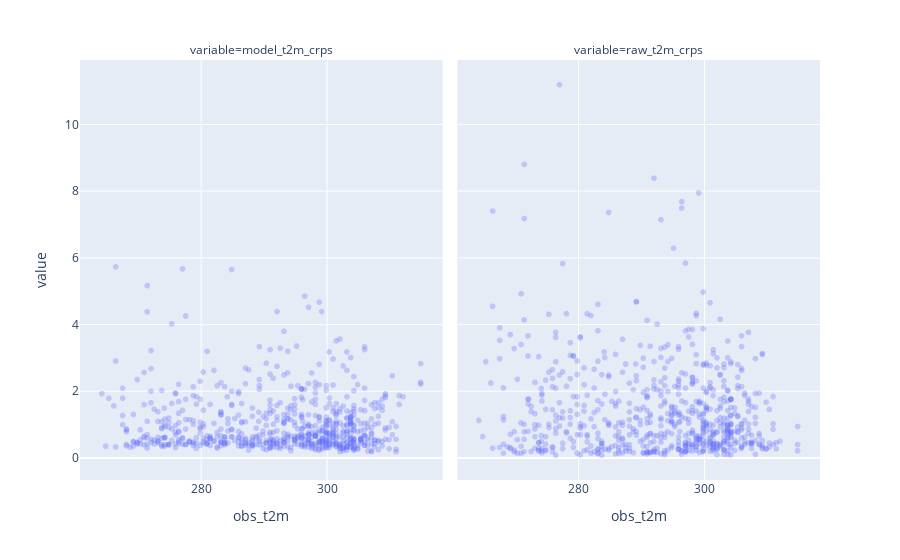

Here is the notebook cell this chart was saved with:
### Code cell
px.scatter(data_frame=wld_melt, x='obs_t2m', y='value', facet_col='variable', opacity=0.3)

### Figure 1 — Plotly figure (JSON) as saved in the notebook; plotly's stock layout.template omitted (floating-point values rounded to 4 significant figures; data arrays with more than 128 entries replaced by an {"elided": "..."} marker saying what was removed)
{"data": [{"hovertemplate": "variable=model_t2m_crps<br>obs_t2m=%{x}<br>value=%{y}<extra></extra>", "legendgroup": "", "marker": {"color": "#636efa", "opacity": 0.3, "symbol": "circle"}, "mode": "markers", "name": "", "showlegend": false, "type": "scattergl", "x": {"elided": "687 float values"}, "xaxis": "x", "y": {"elided": "687 float values"}, "yaxis": "y"}, {"hovertemplate": "variable=raw_t2m_crps<br>obs_t2m=%{x}<br>value=%{y}<extra></extra>", "legendgroup": "", "marker": {"color": "#636efa", "opacity": 0.3, "symbol": "circle"}, "mode": "markers", "name": "", "showlegend": false, "type": "scattergl", "x": {"elided": "687 float values"}, "xaxis": "x2", "y": {"elided": "687 float values"}, "yaxis": "y2"}], "layout": {"annotations": [{"font": {}, "showarrow": false, "text": "variable=model_t2m_crps", "x": 0.245, "xanchor": "center", "xref": "paper", "y": 1, "yanchor": "bottom", "yref": "paper"}, {"font": {}, "showarrow": false, "text": "variable=raw_t2m_crps", "x": 0.755, "xanchor": "center", "xref": "paper", "y": 1, "yanchor": "bottom", "yref": "paper"}], "autosize": true, "legend": {"tracegroupgap": 0}, "margin": {"t": 60}, "xaxis": {"anchor": "y", "autorange": true, "domain": [0, 0.49], "range": [260.6, 318.5], "title": {"text": "obs_t2m"}, "type": "linear"}, "xaxis2": {"anchor": "y2", "autorange": true, "domain": [0.51, 1], "matches": "x", "range": [260.6, 318.5], "title": {"text": "obs_t2m"}, "type": "linear"}, "yaxis": {"anchor": "x", "autorange": true, "domain": [0, 1], "range": [-0.7804, 12.05], "title": {"text": "value"}, "type": "linear"}, "yaxis2": {"anchor": "x2", "autorange": true, "domain": [0, 1], "matches": "y", "range": [-0.7804, 12.05], "showticklabels": false, "type": "linear"}}}
